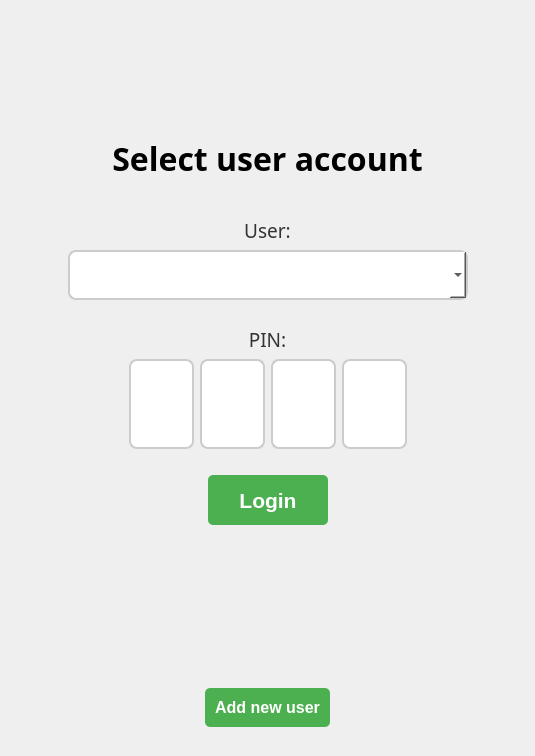
<?xml version="1.0" encoding="UTF-8"?>
<ui version="4.0">
 <class>MainWindow</class>
 <widget class="QMainWindow" name="MainWindow">
  <property name="geometry">
   <rect>
    <x>0</x>
    <y>0</y>
    <width>535</width>
    <height>756</height>
   </rect>
  </property>
  <property name="windowTitle">
   <string>MainWindow</string>
  </property>
  <property name="styleSheet">
   <string notr="true">QMainWindow 
{
                background-color: qlineargradient(
                    x1:0, y1:0, x2:1, y2:1,
                    stop:0 #fafafa, stop:1 #b8c6db
                );
}

QLineEdit {
                background-color: #fff;
                border: 2px solid #ccc;
                border-radius: 8px;
            }

QComboBox {
                background-color: #fff;
                border: 2px solid #ccc;
                border-radius: 8px;
                padding: 6px;
            }

</string>
  </property>
  <widget class="QWidget" name="centralwidget">
   <property name="styleSheet">
    <string notr="true"/>
   </property>
   <layout class="QVBoxLayout" name="verticalLayout">
    <property name="leftMargin">
     <number>20</number>
    </property>
    <property name="rightMargin">
     <number>20</number>
    </property>
    <item>
     <spacer name="verticalSpacer_2">
      <property name="orientation">
       <enum>Qt::Vertical</enum>
      </property>
      <property name="sizeHint" stdset="0">
       <size>
        <width>20</width>
        <height>40</height>
       </size>
      </property>
     </spacer>
    </item>
    <item>
     <widget class="QWidget" name="widget" native="true">
      <property name="minimumSize">
       <size>
        <width>0</width>
        <height>0</height>
       </size>
      </property>
      <layout class="QGridLayout" name="gridLayout">
       <property name="bottomMargin">
        <number>30</number>
       </property>
       <item row="0" column="0">
        <widget class="QLabel" name="labelChooseUser">
         <property name="font">
          <font>
           <family>Segoe UI Light</family>
           <pointsize>24</pointsize>
           <weight>75</weight>
           <bold>true</bold>
          </font>
         </property>
         <property name="layoutDirection">
          <enum>Qt::RightToLeft</enum>
         </property>
         <property name="styleSheet">
          <string notr="true"/>
         </property>
         <property name="text">
          <string>Select user account</string>
         </property>
         <property name="alignment">
          <set>Qt::AlignCenter</set>
         </property>
         <property name="wordWrap">
          <bool>false</bool>
         </property>
         <property name="margin">
          <number>40</number>
         </property>
         <property name="indent">
          <number>-1</number>
         </property>
         <property name="textInteractionFlags">
          <set>Qt::LinksAccessibleByMouse</set>
         </property>
        </widget>
       </item>
      </layout>
     </widget>
    </item>
    <item>
     <widget class="QLabel" name="label_2">
      <property name="font">
       <font>
        <family>Segoe UI Variable</family>
        <pointsize>14</pointsize>
        <weight>50</weight>
        <italic>false</italic>
        <bold>false</bold>
       </font>
      </property>
      <property name="styleSheet">
       <string notr="true">color: #333;</string>
      </property>
      <property name="text">
       <string>User:</string>
      </property>
      <property name="alignment">
       <set>Qt::AlignCenter</set>
      </property>
     </widget>
    </item>
    <item>
     <layout class="QHBoxLayout" name="horizontalLayout_5">
      <property name="bottomMargin">
       <number>20</number>
      </property>
      <item>
       <spacer name="horizontalSpacer_7">
        <property name="orientation">
         <enum>Qt::Horizontal</enum>
        </property>
        <property name="sizeHint" stdset="0">
         <size>
          <width>40</width>
          <height>20</height>
         </size>
        </property>
       </spacer>
      </item>
      <item>
       <widget class="QComboBox" name="userBox">
        <property name="sizePolicy">
         <sizepolicy hsizetype="Preferred" vsizetype="Preferred">
          <horstretch>0</horstretch>
          <verstretch>0</verstretch>
         </sizepolicy>
        </property>
        <property name="minimumSize">
         <size>
          <width>400</width>
          <height>50</height>
         </size>
        </property>
        <property name="maximumSize">
         <size>
          <width>400</width>
          <height>50</height>
         </size>
        </property>
        <property name="font">
         <font>
          <family>Segoe UI Light</family>
          <pointsize>16</pointsize>
          <weight>50</weight>
          <italic>false</italic>
          <bold>false</bold>
         </font>
        </property>
        <property name="cursor">
         <cursorShape>PointingHandCursor</cursorShape>
        </property>
        <property name="styleSheet">
         <string notr="true"/>
        </property>
        <property name="sizeAdjustPolicy">
         <enum>QComboBox::AdjustToContentsOnFirstShow</enum>
        </property>
        <property name="duplicatesEnabled">
         <bool>false</bool>
        </property>
        <property name="frame">
         <bool>true</bool>
        </property>
       </widget>
      </item>
      <item>
       <spacer name="horizontalSpacer_8">
        <property name="orientation">
         <enum>Qt::Horizontal</enum>
        </property>
        <property name="sizeHint" stdset="0">
         <size>
          <width>40</width>
          <height>20</height>
         </size>
        </property>
       </spacer>
      </item>
     </layout>
    </item>
    <item>
     <widget class="QLabel" name="label_3">
      <property name="font">
       <font>
        <family>Segoe UI Variable</family>
        <pointsize>14</pointsize>
        <weight>50</weight>
        <bold>false</bold>
       </font>
      </property>
      <property name="styleSheet">
       <string notr="true">color: #333;</string>
      </property>
      <property name="text">
       <string>PIN:</string>
      </property>
      <property name="alignment">
       <set>Qt::AlignCenter</set>
      </property>
     </widget>
    </item>
    <item>
     <layout class="QHBoxLayout" name="horizontalLayout">
      <property name="bottomMargin">
       <number>20</number>
      </property>
      <item>
       <spacer name="horizontalSpacer">
        <property name="orientation">
         <enum>Qt::Horizontal</enum>
        </property>
        <property name="sizeHint" stdset="0">
         <size>
          <width>40</width>
          <height>20</height>
         </size>
        </property>
       </spacer>
      </item>
      <item>
       <widget class="QLineEdit" name="pin_edit_1">
        <property name="sizePolicy">
         <sizepolicy hsizetype="Expanding" vsizetype="Minimum">
          <horstretch>0</horstretch>
          <verstretch>0</verstretch>
         </sizepolicy>
        </property>
        <property name="minimumSize">
         <size>
          <width>65</width>
          <height>90</height>
         </size>
        </property>
        <property name="maximumSize">
         <size>
          <width>65</width>
          <height>90</height>
         </size>
        </property>
        <property name="font">
         <font>
          <family>Segoe UI Variable</family>
          <pointsize>33</pointsize>
          <weight>75</weight>
          <italic>false</italic>
          <bold>true</bold>
         </font>
        </property>
        <property name="inputMethodHints">
         <set>Qt::ImhDigitsOnly|Qt::ImhHiddenText|Qt::ImhNoAutoUppercase|Qt::ImhNoPredictiveText|Qt::ImhSensitiveData</set>
        </property>
        <property name="echoMode">
         <enum>QLineEdit::Password</enum>
        </property>
        <property name="alignment">
         <set>Qt::AlignCenter</set>
        </property>
       </widget>
      </item>
      <item>
       <widget class="QLineEdit" name="pin_edit_2">
        <property name="sizePolicy">
         <sizepolicy hsizetype="Expanding" vsizetype="Minimum">
          <horstretch>0</horstretch>
          <verstretch>0</verstretch>
         </sizepolicy>
        </property>
        <property name="minimumSize">
         <size>
          <width>65</width>
          <height>90</height>
         </size>
        </property>
        <property name="maximumSize">
         <size>
          <width>65</width>
          <height>90</height>
         </size>
        </property>
        <property name="font">
         <font>
          <family>Segoe UI Variable</family>
          <pointsize>33</pointsize>
          <weight>75</weight>
          <italic>false</italic>
          <bold>true</bold>
         </font>
        </property>
        <property name="inputMethodHints">
         <set>Qt::ImhDigitsOnly|Qt::ImhHiddenText|Qt::ImhNoAutoUppercase|Qt::ImhNoPredictiveText|Qt::ImhNoTextHandles|Qt::ImhSensitiveData</set>
        </property>
        <property name="echoMode">
         <enum>QLineEdit::Password</enum>
        </property>
        <property name="alignment">
         <set>Qt::AlignCenter</set>
        </property>
       </widget>
      </item>
      <item>
       <widget class="QLineEdit" name="pin_edit_3">
        <property name="sizePolicy">
         <sizepolicy hsizetype="Expanding" vsizetype="Minimum">
          <horstretch>0</horstretch>
          <verstretch>0</verstretch>
         </sizepolicy>
        </property>
        <property name="minimumSize">
         <size>
          <width>65</width>
          <height>90</height>
         </size>
        </property>
        <property name="maximumSize">
         <size>
          <width>65</width>
          <height>90</height>
         </size>
        </property>
        <property name="font">
         <font>
          <family>Segoe UI Variable</family>
          <pointsize>33</pointsize>
          <weight>75</weight>
          <italic>false</italic>
          <bold>true</bold>
         </font>
        </property>
        <property name="inputMethodHints">
         <set>Qt::ImhDigitsOnly|Qt::ImhHiddenText|Qt::ImhNoAutoUppercase|Qt::ImhNoPredictiveText|Qt::ImhNoTextHandles|Qt::ImhSensitiveData</set>
        </property>
        <property name="echoMode">
         <enum>QLineEdit::Password</enum>
        </property>
        <property name="alignment">
         <set>Qt::AlignCenter</set>
        </property>
       </widget>
      </item>
      <item>
       <widget class="QLineEdit" name="pin_edit_4">
        <property name="sizePolicy">
         <sizepolicy hsizetype="Expanding" vsizetype="Minimum">
          <horstretch>0</horstretch>
          <verstretch>0</verstretch>
         </sizepolicy>
        </property>
        <property name="minimumSize">
         <size>
          <width>65</width>
          <height>90</height>
         </size>
        </property>
        <property name="maximumSize">
         <size>
          <width>65</width>
          <height>90</height>
         </size>
        </property>
        <property name="font">
         <font>
          <family>Segoe UI Variable</family>
          <pointsize>33</pointsize>
          <weight>75</weight>
          <italic>false</italic>
          <bold>true</bold>
         </font>
        </property>
        <property name="inputMethodHints">
         <set>Qt::ImhDigitsOnly|Qt::ImhHiddenText|Qt::ImhNoAutoUppercase|Qt::ImhNoPredictiveText|Qt::ImhNoTextHandles|Qt::ImhSensitiveData</set>
        </property>
        <property name="echoMode">
         <enum>QLineEdit::Password</enum>
        </property>
        <property name="alignment">
         <set>Qt::AlignCenter</set>
        </property>
       </widget>
      </item>
      <item>
       <spacer name="horizontalSpacer_2">
        <property name="orientation">
         <enum>Qt::Horizontal</enum>
        </property>
        <property name="sizeHint" stdset="0">
         <size>
          <width>40</width>
          <height>20</height>
         </size>
        </property>
       </spacer>
      </item>
     </layout>
    </item>
    <item>
     <layout class="QHBoxLayout" name="horizontalLayout_6">
      <property name="topMargin">
       <number>0</number>
      </property>
      <property name="bottomMargin">
       <number>20</number>
      </property>
      <item>
       <spacer name="horizontalSpacer_3">
        <property name="orientation">
         <enum>Qt::Horizontal</enum>
        </property>
        <property name="sizeHint" stdset="0">
         <size>
          <width>40</width>
          <height>20</height>
         </size>
        </property>
       </spacer>
      </item>
      <item>
       <widget class="QPushButton" name="loginButton">
        <property name="sizePolicy">
         <sizepolicy hsizetype="Expanding" vsizetype="Expanding">
          <horstretch>0</horstretch>
          <verstretch>0</verstretch>
         </sizepolicy>
        </property>
        <property name="minimumSize">
         <size>
          <width>120</width>
          <height>50</height>
         </size>
        </property>
        <property name="maximumSize">
         <size>
          <width>120</width>
          <height>50</height>
         </size>
        </property>
        <property name="font">
         <font>
          <family>Segoe UI</family>
          <pointsize>16</pointsize>
          <weight>75</weight>
          <bold>true</bold>
         </font>
        </property>
        <property name="cursor">
         <cursorShape>PointingHandCursor</cursorShape>
        </property>
        <property name="styleSheet">
         <string notr="true">
QPushButton {
                padding: 10px;
                color: #ffffff;
                background-color: #4CAF50;
                border: none;
                border-radius: 5px;
            }

QPushButton:hover {
                background-color: #45a049;
            }
QPushButton:pressed {
                background-color: #388e3c;
            }</string>
        </property>
        <property name="text">
         <string>Login</string>
        </property>
       </widget>
      </item>
      <item>
       <spacer name="horizontalSpacer_4">
        <property name="orientation">
         <enum>Qt::Horizontal</enum>
        </property>
        <property name="sizeHint" stdset="0">
         <size>
          <width>40</width>
          <height>20</height>
         </size>
        </property>
       </spacer>
      </item>
     </layout>
    </item>
    <item>
     <spacer name="verticalSpacer">
      <property name="orientation">
       <enum>Qt::Vertical</enum>
      </property>
      <property name="sizeHint" stdset="0">
       <size>
        <width>20</width>
        <height>40</height>
       </size>
      </property>
     </spacer>
    </item>
    <item>
     <layout class="QHBoxLayout" name="horizontalLayout_7">
      <property name="topMargin">
       <number>20</number>
      </property>
      <property name="bottomMargin">
       <number>20</number>
      </property>
      <item>
       <spacer name="horizontalSpacer_5">
        <property name="orientation">
         <enum>Qt::Horizontal</enum>
        </property>
        <property name="sizeHint" stdset="0">
         <size>
          <width>40</width>
          <height>20</height>
         </size>
        </property>
       </spacer>
      </item>
      <item>
       <widget class="QPushButton" name="newAccount">
        <property name="font">
         <font>
          <family>Segoe UI</family>
          <pointsize>12</pointsize>
          <weight>75</weight>
          <bold>true</bold>
         </font>
        </property>
        <property name="cursor">
         <cursorShape>PointingHandCursor</cursorShape>
        </property>
        <property name="styleSheet">
         <string notr="true">
QPushButton {
                padding: 10px;
                color: #ffffff;
                background-color: #4CAF50;
                border: none;
                border-radius: 5px;
            }

QPushButton:hover {
                background-color: #45a049;
            }
QPushButton:pressed {
                background-color: #388e3c;
            }</string>
        </property>
        <property name="text">
         <string>Add new user</string>
        </property>
       </widget>
      </item>
      <item>
       <spacer name="horizontalSpacer_6">
        <property name="orientation">
         <enum>Qt::Horizontal</enum>
        </property>
        <property name="sizeHint" stdset="0">
         <size>
          <width>40</width>
          <height>20</height>
         </size>
        </property>
       </spacer>
      </item>
     </layout>
    </item>
   </layout>
  </widget>
 </widget>
 <resources/>
 <connections/>
</ui>
